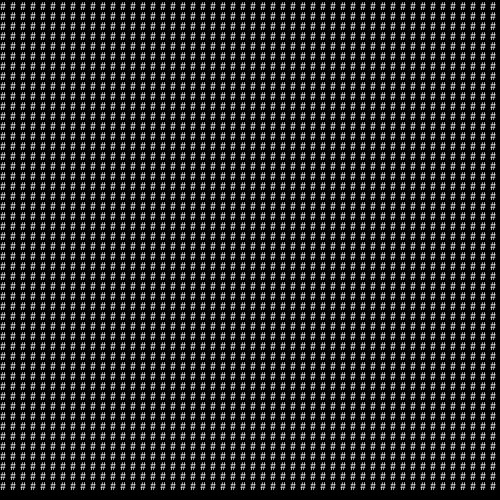
Frame 1 (no input)
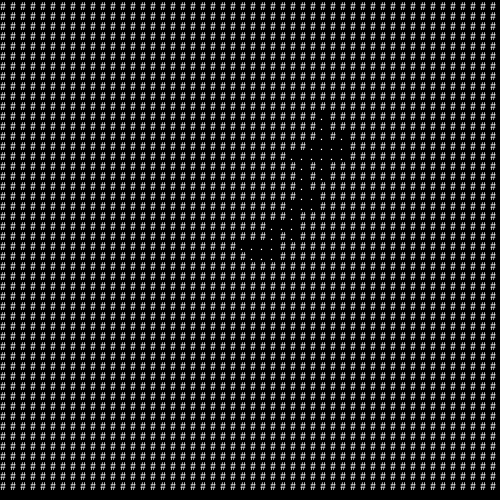
Frame 60 (the mouse pressed at the canvas centre just before this capture)
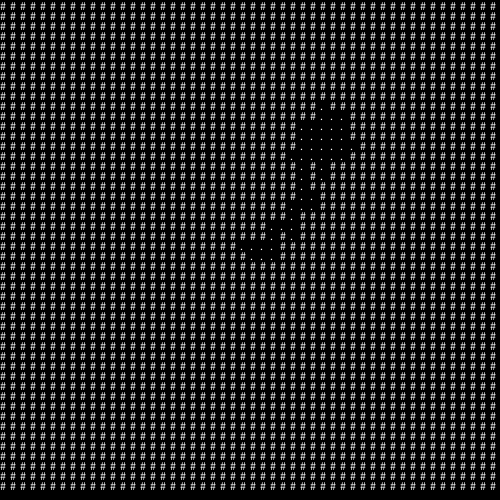
Frame 120 (the mouse held since frame 60 and released just before this capture)

The Processing sketch that drew these frames (run headless with seeded random() and noise(); from frame 60 on, the mouse is pressed at the canvas centre):

// Processing sketch: walker_cave
// ── walker_cave.pde
Walker walker;

char[][] grid;
int cellsize = 10;

void setup() {
  size(500,500);
  
  grid = new char[width/cellsize][height/cellsize];
  
  for (int i = 0; i < height/cellsize; i++) {
    for (int j = 0; j < width/cellsize; j++) {
      grid[j][i] = '#';
    }
  }
  
  walker = new Walker();
}

void draw() {
  background(0);
  for (int i = 0; i < height/cellsize; i++) {
    for (int j = 0; j < width/cellsize; j++) {
      text(grid[j][i], j*cellsize, i*cellsize);
    }
  }
  
  walker.update();
  walker.draw();
}

class Walker {
  int x;
  int y;
  int numMoves = 0;
  int MAXMOVES = 400;

  Walker() {
    x = (width/cellsize)/2;
    y = (height/cellsize)/2;
  }

  void update() {
    if (numMoves < MAXMOVES) {
      int r = floor(random(4));
      if (r == 0) {
        y--;
      } else if (r == 1) {
        x++;
      } else if (r == 2) {
        y++;
      } else if (r == 3) {
        x--;
      }
      numMoves++;
    }
    grid[x][y] = '.';
  }

  void draw() {
    //stroke(255);
    //ellipse(x*cellsize, y*cellsize, cellsize, cellsize);
    //point(x, y);
  }
}
